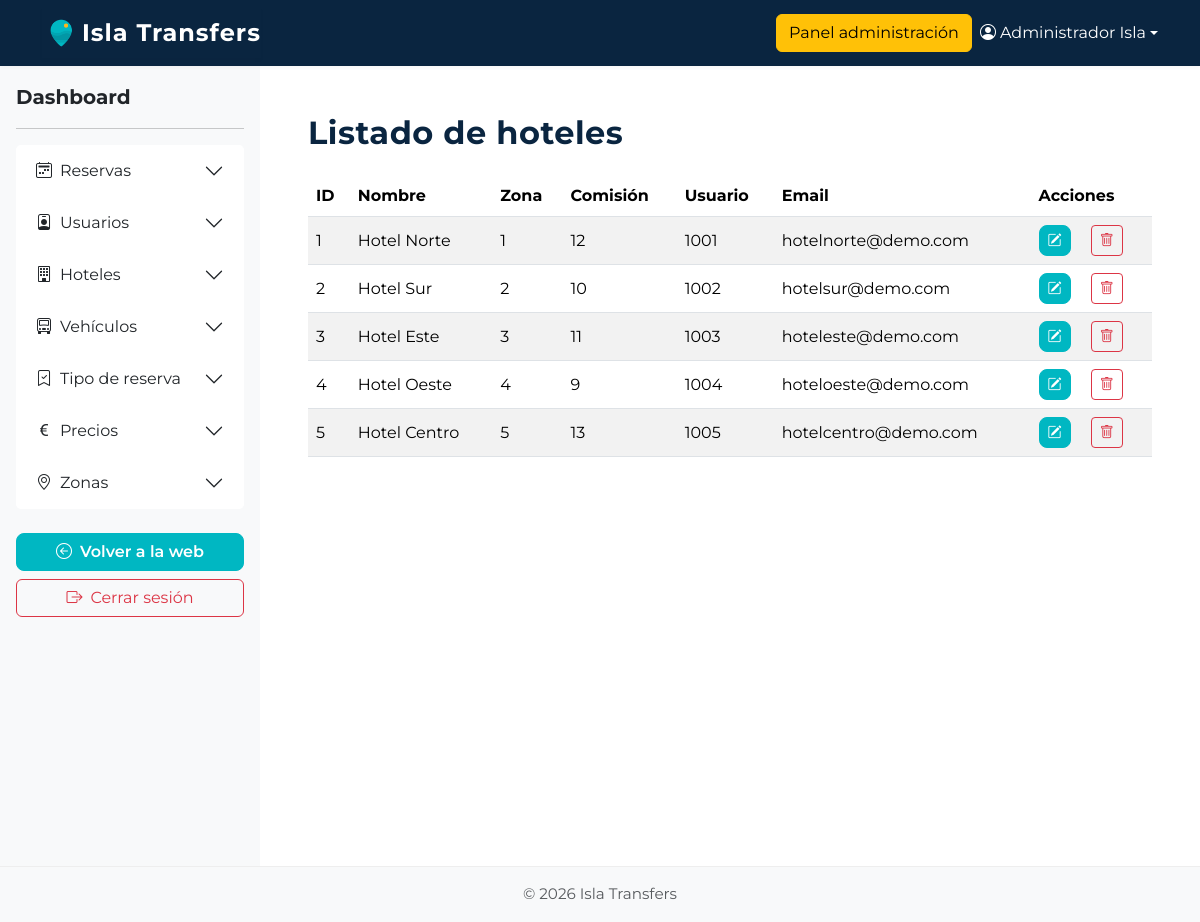
The app's page /userAdmin/listadoHoteles (signed in) with its own data.
### tables this page shows
CREATE TABLE `transfer_hoteles` (
  `id_hotel` int(11) NOT NULL,
  `nombre` varchar(100) DEFAULT NULL,
  `id_zona` int(11) DEFAULT NULL,
  `comision` int(11) DEFAULT NULL,
  `usuario` varchar(100) NOT NULL UNIQUE,
  `email` varchar(100) NOT NULL UNIQUE,
  `password` varchar(255) NOT NULL
);

### core/Controller.php (called while the page is built, shortened)
<?php
class Controller
{
    public function view($view, $data = [])
    {
        extract($data);
        require __DIR__ . "/../app/views/$view.php";
    }
}

### app/controllers/UserAdminController.php (called while the page is built, shortened)
<?php
class UserAdminController extends Controller
{
    public function listadoHoteles()
    {
        $hotelModel = $this->model('Hotel');
        $hoteles = $hotelModel->getAll();
        $this->view('userAdmin/listadoHoteles', ['hoteles' => $hoteles]);
    }
}

### html/index.php (called while the page is built, shortened)
<?php
$router = new Router();
$router->route();

### app/models/Hotel.php (called while the page is built, shortened)
<?php
class Hotel extends Model
{
    public function getAll()
    {
        $db = $this->db();
        $stmt = $db->query("SELECT * FROM transfer_hoteles ORDER BY id_hotel ASC");
        return $stmt->fetchAll(PDO::FETCH_ASSOC);
    }
}

### app/views/userAdmin/listadoHoteles.php (the view, shortened to what this page needs)
<?php require __DIR__ . '/../components/header.php'; ?>
<?php require __DIR__ . '/../components/navbar.php'; ?>
<div class="d-flex" style="min-height: 100vh;">
    <?php require __DIR__ . '/../components/sidebar.php'; ?>
    <main class="flex-grow-1 p-5">
        <h2 class="mb-4">Listado de hoteles</h2>
        <table class="table table-striped table-hover align-middle">
            <thead>
                <tr>
                    <th>ID</th>
                    <th>Nombre</th>
                    <th>Zona</th>
                    <th>Comisión</th>
                    <th>Usuario</th>
                    <th>Email</th>
                    <th>Acciones</th>
                </tr>
            </thead>
            <tbody>
                <?php if (empty($hoteles)): ?>
                    <tr>
                        <td colspan="4" class="text-center">No hay vehículos registrados.</td>
                    </tr>
                <?php else: ?>
                    <?php foreach ($hoteles as $hotel): ?>
                        <tr>
                            <td><?= htmlspecialchars($hotel['id_hotel']) ?></td>
                            <td><?= htmlspecialchars($hotel['nombre']) ?></td>
                            <td><?= htmlspecialchars($hotel['id_zona']) ?></td>
                            <td><?= htmlspecialchars($hotel['comision']) ?></td>
                            <td><?= htmlspecialchars($hotel['usuario']) ?></td>
                            <td><?= htmlspecialchars($hotel['email']) ?></td>
                            <td>
                                <a href="/userAdmin/editarHotel/<?= $hotel['id_hotel'] ?>" class="btn btn-sm btn-primary me-2">
                                    <i class="bi bi-pencil-square"></i>
                                </a>
                                <a href="/userAdmin/eliminarHotel/<?= $hotel['id_hotel'] ?>" class="btn btn-outline-danger btn-sm ms-2" onclick="return confirm('¿Seguro que quieres eliminar este hotel?');">
                                    <i class="bi bi-trash"></i>
                                </a>
                            </td>
                        </tr>
                    <?php endforeach ?>
                <?php endif; ?>
            </tbody>
        </table>
    </main>
</div>
<?php require __DIR__ . '/../components/footer.php'; ?>

### html/css/custom.css (style rules this page uses)
:root { --color-principal: #00b7c2; --color-header: #0a2540; --color-texto: #333; --color-bg: #fff; --color-navbar-bg: #0a2540; --color-footer-bg: var(--color-gris); --color-footer-text: #888; --color-acento: #ff6b6b; --color-enfasis: #ffb81c; --color-neutro: #f6e7d8; --color-gris: #6b7280; --color-fondo: #fff; }
body { font-family: "Montserrat", Arial, sans-serif; background-color: var(--color-fondo); color: var(--color-texto); }
.btn-primary, .btn-primary:visited { background-color: var(--color-principal) !important; border-color: var(--color-principal) !important; color: #fff !important; font-weight: 600; border-radius: 0.5rem; transition: background 0.15s; }
h1, h2, h3 { color: var(--color-header); font-weight: 700; letter-spacing: 0.5px; }

### records on screen
transfer_hoteles: id_hotel "1", nombre "Hotel Norte", id_zona "1", comision "12", usuario "1001", email "hotelnorte@demo.com"
transfer_hoteles: id_hotel "2", nombre "Hotel Sur", id_zona "2", comision "10", usuario "1002", email "hotelsur@demo.com"
transfer_hoteles: id_hotel "3", nombre "Hotel Este", id_zona "3", comision "11", usuario "1003", email "hoteleste@demo.com"
transfer_hoteles: id_hotel "4", nombre "Hotel Oeste", id_zona "4", comision "9", usuario "1004", email "hoteloeste@demo.com"
transfer_hoteles: id_hotel "5", nombre "Hotel Centro", id_zona "5", comision "13", usuario "1005", email "hotelcentro@demo.com"

### other values on screen
$_SESSION['user_name'] "Administrador Isla"
